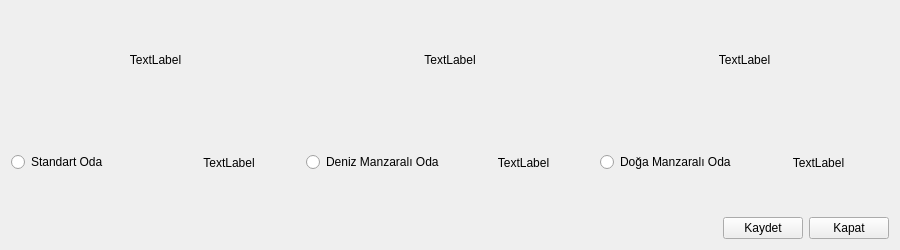
<?xml version="1.0" encoding="UTF-8"?>
<ui version="4.0">
 <class>Rooms</class>
 <widget class="QDialog" name="Rooms">
  <property name="geometry">
   <rect>
    <x>0</x>
    <y>0</y>
    <width>900</width>
    <height>250</height>
   </rect>
  </property>
  <property name="minimumSize">
   <size>
    <width>850</width>
    <height>250</height>
   </size>
  </property>
  <property name="maximumSize">
   <size>
    <width>900</width>
    <height>250</height>
   </size>
  </property>
  <property name="windowTitle">
   <string>Oda Seçimi</string>
  </property>
  <layout class="QVBoxLayout" name="verticalLayout_5">
   <item>
    <layout class="QVBoxLayout" name="verticalLayout_4">
     <item>
      <layout class="QHBoxLayout" name="horizontalLayout_2">
       <item>
        <widget class="QLabel" name="image1">
         <property name="text">
          <string>TextLabel</string>
         </property>
         <property name="alignment">
          <set>Qt::AlignCenter</set>
         </property>
        </widget>
       </item>
       <item>
        <widget class="QLabel" name="image2">
         <property name="text">
          <string>TextLabel</string>
         </property>
         <property name="alignment">
          <set>Qt::AlignCenter</set>
         </property>
        </widget>
       </item>
       <item>
        <widget class="QLabel" name="image3">
         <property name="text">
          <string>TextLabel</string>
         </property>
         <property name="alignment">
          <set>Qt::AlignCenter</set>
         </property>
        </widget>
       </item>
      </layout>
     </item>
     <item>
      <layout class="QHBoxLayout" name="horizontalLayout_4">
       <item>
        <widget class="QRadioButton" name="radioButton">
         <property name="text">
          <string>Standart Oda</string>
         </property>
        </widget>
       </item>
       <item>
        <widget class="QLabel" name="label_5">
         <property name="text">
          <string>TextLabel</string>
         </property>
         <property name="alignment">
          <set>Qt::AlignCenter</set>
         </property>
        </widget>
       </item>
       <item>
        <widget class="QRadioButton" name="radioButton_2">
         <property name="text">
          <string>Deniz Manzaralı Oda</string>
         </property>
        </widget>
       </item>
       <item>
        <widget class="QLabel" name="label_6">
         <property name="text">
          <string>TextLabel</string>
         </property>
         <property name="alignment">
          <set>Qt::AlignCenter</set>
         </property>
        </widget>
       </item>
       <item>
        <widget class="QRadioButton" name="radioButton_3">
         <property name="text">
          <string>Doğa Manzaralı Oda</string>
         </property>
        </widget>
       </item>
       <item>
        <widget class="QLabel" name="label_7">
         <property name="text">
          <string>TextLabel</string>
         </property>
         <property name="alignment">
          <set>Qt::AlignCenter</set>
         </property>
        </widget>
       </item>
      </layout>
     </item>
     <item>
      <layout class="QHBoxLayout" name="horizontalLayout_5">
       <item>
        <spacer name="horizontalSpacer">
         <property name="orientation">
          <enum>Qt::Horizontal</enum>
         </property>
         <property name="sizeHint" stdset="0">
          <size>
           <width>40</width>
           <height>20</height>
          </size>
         </property>
        </spacer>
       </item>
       <item>
        <widget class="QLabel" name="label">
         <property name="text">
          <string/>
         </property>
        </widget>
       </item>
       <item>
        <widget class="QPushButton" name="pushButton_2">
         <property name="text">
          <string>Kaydet</string>
         </property>
         <property name="autoDefault">
          <bool>false</bool>
         </property>
        </widget>
       </item>
       <item>
        <widget class="QPushButton" name="pushButton">
         <property name="text">
          <string>Kapat</string>
         </property>
         <property name="autoDefault">
          <bool>false</bool>
         </property>
        </widget>
       </item>
      </layout>
     </item>
    </layout>
   </item>
  </layout>
 </widget>
 <resources/>
 <connections>
  <connection>
   <sender>pushButton</sender>
   <signal>clicked()</signal>
   <receiver>Rooms</receiver>
   <slot>close()</slot>
   <hints>
    <hint type="sourcelabel">
     <x>712</x>
     <y>207</y>
    </hint>
    <hint type="destinationlabel">
     <x>729</x>
     <y>9</y>
    </hint>
   </hints>
  </connection>
 </connections>
</ui>
